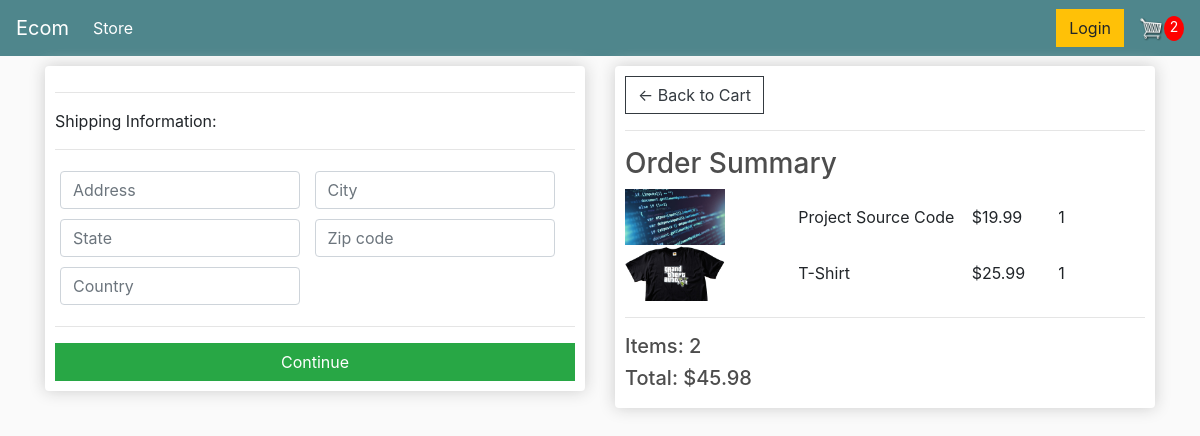
Before: /checkout/ (signed in) with the older database file.
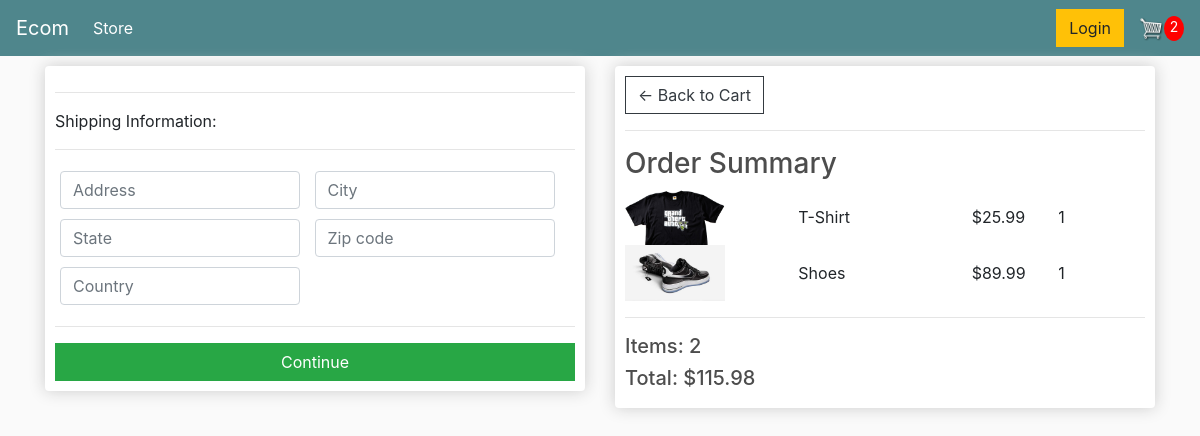
After: the same page with the newer database file.
### store/models.py (models this page shows, shortened)
class OrderItem(models.Model):
    product = models.ForeignKey(Product,on_delete=models.SET_NULL,blank=True,null=True)
    order = models.ForeignKey(Order,on_delete=models.SET_NULL,blank=True,null=True)
    quantity = models.IntegerField(default=0,null=True,blank=True)
    date_added = models.DateTimeField(auto_now_add=True)
    @property
    def get_total(self):
        total = self.product.price * self.quantity
        return total

class Product(models.Model):
    name = models.CharField(max_length=200, null=True)
    price = models.DecimalField(max_digits=7,decimal_places=2)
    digital = models.BooleanField(default=False,null=True,blank=False)
    image = models.ImageField(null=True,blank=True)
    @property
    def imageURL(self):
        try:
            url = self.image.url
        except:
            url = ''
        return url

class Order(models.Model):
    customer = models.ForeignKey(Customer,on_delete=models.SET_NULL,blank=True,null=True)
    data_ordered = models.DateTimeField(auto_now_add=True)
    complete = models.BooleanField(default=False,null=True,blank=False)
    transaction_id = models.CharField(max_length=200,null=True)
    @property
    def get_cart_total(self):
        orderitems = self.orderitem_set.all()
        total = sum([item.get_total for item in orderitems])
        return total
    @property
    def get_cart_items(self):
        orderitems = self.orderitem_set.all()
        total = sum([item.quantity for item in orderitems])
        return total
    @property
    def shipping(self):
        shipping = False
        orderitems = self.orderitem_set.all()
        for i in orderitems:
            if i.product.digital == False:
                shipping = True
        return shipping

### store/views.py (the view)
# urls.py: path('checkout/', views.checkout, name="checkout"),
def checkout(request):
	data = cartData(request)
	cartItems = data['cartItems']
	order = data['order']
	items = data['items']
	context = {'items':items,'order':order,'cartItems':cartItems}
	return render(request, 'store/checkout.html', context)

### store/utils.py (called while the page is built)
def cartData(request):
    if request.user.is_authenticated:
        customer = request.user.customer
        order,created = Order.objects.get_or_create(customer=customer,complete=False)
        items = order.orderitem_set.all()
        cartItems = order.get_cart_items
    else:
        cookieData = cookieCart(request)
        cartItems = cookieData['cartItems']
        order = cookieData['order']
        items = cookieData['items']
    return {'cartItems':cartItems,'order':order,'items':items}

### store/templates/store/Checkout.html (shortened to what this page needs)
{% extends 'store/main.html' %}
{% load static %}
{% block content %}
     <div class="row">
		<div class="col-lg-6">
			<div class="box-element" style="padding:10px;" id="form-wrapper">
				<form id="form">
					<div id="shipping-info">
						<hr>
						<p>Shipping Information:</p>
						<hr>
						<div class="form-field">
							<input class="form-control" type="text" name="address" placeholder="Address">
						</div>
						<div class="form-field">
							<input class="form-control" type="text" name="city" placeholder="City">
						</div>
						<div class="form-field">
							<input class="form-control" type="text" name="state" placeholder="State">
						</div>
						<div class="form-field">
							<input class="form-control" type="text" name="zipcode" placeholder="Zip code">
						</div>
						<div class="form-field">
							<input class="form-control" type="text" name="country" placeholder="Country">
						</div>
					</div>
					<hr>
					<input id="form-button" class="btn btn-success btn-block" type="submit" value="Continue">
				</form>
			</div>
			<br>
		</div>
		<div class="col-lg-6">
			<div class="box-element" style="padding:10px;">
				<a  class="btn btn-outline-dark" href="{% url 'cart' %}">&#x2190; Back to Cart</a>
				<hr>
				<h3>Order Summary</h3>
				{% for item in items %}
				<div class="cart-row">
					<div style="flex:2"><img class="row-image" src="{{item.product.imageURL}}"></div>
					<div style="flex:2"><p>{{item.product.name}}</p></div>
					<div style="flex:1"><p>${{item.product.price}}</p></div>
					<div style="flex:1"><p>{{item.quantity}}</p></div>
				</div>
				{% endfor %}
                <hr>
				<h5>Items: {{order.get_cart_items}}</h5>
				<h5>Total: ${{order.get_cart_total|floatformat:2}}</h5>
			</div>
		</div>
	</div>
{% endblock content %}

Changed rows visible on the page:
removed OrderItem: product.imageURL (picture), product.name "Project Source Code", product.price "19.99", quantity "1"
added OrderItem: product.imageURL (picture), product.name "Shoes", product.price "89.99", quantity "1"
changed Order: get_cart_total "45.98" → "115.98"
